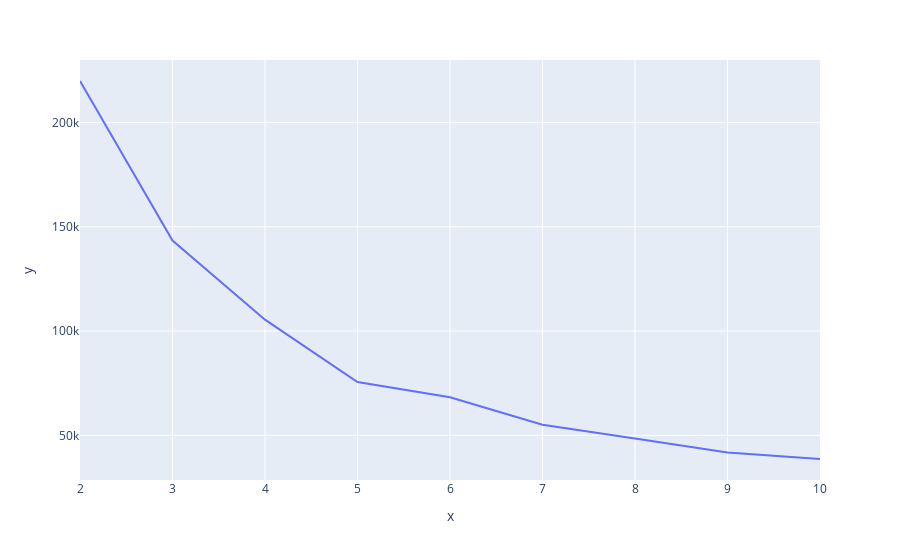

Notebook source saved alongside this figure:
### Code cell
import plotly.express as px
px.line(x=list(range(2, 11)), y=distance)

### Figure 1 — Plotly figure (JSON) as saved in the notebook; plotly's stock layout.template omitted (floating-point values rounded to 4 significant figures)
{"data": [{"hovertemplate": "x=%{x}<br>y=%{y}<extra></extra>", "legendgroup": "", "line": {"color": "#636efa", "dash": "solid"}, "marker": {"symbol": "circle"}, "mode": "lines", "name": "", "orientation": "v", "showlegend": false, "type": "scatter", "x": [2, 3, 4, 5, 6, 7, 8, 9, 10], "xaxis": "x", "y": [219900.0, 143400.0, 105400.0, 75540.0, 68230.0, 55070.0, 48440.0, 41780.0, 38660.0], "yaxis": "y"}], "layout": {"legend": {"tracegroupgap": 0}, "margin": {"t": 60}, "xaxis": {"anchor": "y", "domain": [0, 1], "title": {"text": "x"}}, "yaxis": {"anchor": "x", "domain": [0, 1], "title": {"text": "y"}}}}
